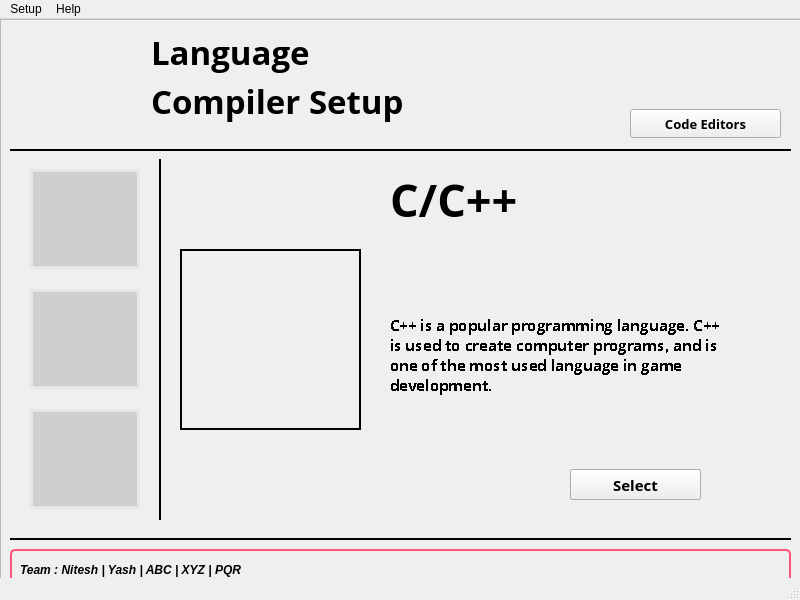
<?xml version="1.0" encoding="UTF-8"?>
<ui version="4.0">
 <class>MainWindow</class>
 <widget class="QMainWindow" name="MainWindow">
  <property name="enabled">
   <bool>true</bool>
  </property>
  <property name="geometry">
   <rect>
    <x>0</x>
    <y>0</y>
    <width>800</width>
    <height>600</height>
   </rect>
  </property>
  <property name="minimumSize">
   <size>
    <width>800</width>
    <height>600</height>
   </size>
  </property>
  <property name="maximumSize">
   <size>
    <width>800</width>
    <height>600</height>
   </size>
  </property>
  <property name="windowTitle">
   <string>Programming Language Setup</string>
  </property>
  <property name="windowIcon">
   <iconset resource="assets.qrc">
    <normaloff>:/assets/assets/logo1.png</normaloff>:/assets/assets/logo1.png</iconset>
  </property>
  <property name="styleSheet">
   <string notr="true"/>
  </property>
  <widget class="QWidget" name="centralwidget">
   <widget class="QFrame" name="frame">
    <property name="geometry">
     <rect>
      <x>10</x>
      <y>130</y>
      <width>781</width>
      <height>391</height>
     </rect>
    </property>
    <property name="styleSheet">
     <string notr="true">QFrame{
	border : none;
	border-top : 2px solid rgb(0, 0, 0);
	border-bottom : 2px solid rgb(0, 0, 0);
}</string>
    </property>
    <property name="frameShape">
     <enum>QFrame::StyledPanel</enum>
    </property>
    <property name="frameShadow">
     <enum>QFrame::Plain</enum>
    </property>
    <widget class="QFrame" name="frame_2">
     <property name="geometry">
      <rect>
       <x>10</x>
       <y>10</y>
       <width>141</width>
       <height>361</height>
      </rect>
     </property>
     <property name="styleSheet">
      <string notr="true">QFrame{
	border : none;
	border-right : 2px solid rgb(0, 0, 0);
}</string>
     </property>
     <property name="frameShape">
      <enum>QFrame::Panel</enum>
     </property>
     <property name="frameShadow">
      <enum>QFrame::Plain</enum>
     </property>
     <widget class="QPushButton" name="cselect">
      <property name="geometry">
       <rect>
        <x>10</x>
        <y>10</y>
        <width>110</width>
        <height>100</height>
       </rect>
      </property>
      <property name="font">
       <font>
        <pointsize>12</pointsize>
       </font>
      </property>
      <property name="cursor">
       <cursorShape>PointingHandCursor</cursorShape>
      </property>
      <property name="styleSheet">
       <string notr="true">QPushButton{
    border: 3px solid rgb(230, 230, 230);
    color: rgba(100, 100, 100, 0.75);
    background: #cfcfcf;
}</string>
      </property>
      <property name="text">
       <string/>
      </property>
      <property name="icon">
       <iconset resource="assets.qrc">
        <normaloff>:/assets/assets/cpp.png</normaloff>:/assets/assets/cpp.png</iconset>
      </property>
      <property name="iconSize">
       <size>
        <width>50</width>
        <height>50</height>
       </size>
      </property>
     </widget>
     <widget class="QPushButton" name="jselect">
      <property name="geometry">
       <rect>
        <x>10</x>
        <y>130</y>
        <width>110</width>
        <height>100</height>
       </rect>
      </property>
      <property name="font">
       <font>
        <pointsize>11</pointsize>
       </font>
      </property>
      <property name="cursor">
       <cursorShape>PointingHandCursor</cursorShape>
      </property>
      <property name="styleSheet">
       <string notr="true">QPushButton{
    border: 3px solid rgb(230, 230, 230);
    color: rgba(100, 100, 100, 0.75);
    background: #cfcfcf;
}</string>
      </property>
      <property name="text">
       <string/>
      </property>
      <property name="icon">
       <iconset resource="assets.qrc">
        <normaloff>:/assets/assets/java.png</normaloff>:/assets/assets/java.png</iconset>
      </property>
      <property name="iconSize">
       <size>
        <width>50</width>
        <height>50</height>
       </size>
      </property>
     </widget>
     <widget class="QPushButton" name="pselect">
      <property name="geometry">
       <rect>
        <x>10</x>
        <y>250</y>
        <width>110</width>
        <height>100</height>
       </rect>
      </property>
      <property name="font">
       <font>
        <pointsize>11</pointsize>
       </font>
      </property>
      <property name="cursor">
       <cursorShape>PointingHandCursor</cursorShape>
      </property>
      <property name="styleSheet">
       <string notr="true">QPushButton{
	    border: 3px solid rgb(230, 230, 230);
        color: rgba(100, 100, 100, 0.75);
        background: #cfcfcf;
}</string>
      </property>
      <property name="text">
       <string/>
      </property>
      <property name="icon">
       <iconset resource="assets.qrc">
        <normaloff>:/assets/assets/python.png</normaloff>:/assets/assets/python.png</iconset>
      </property>
      <property name="iconSize">
       <size>
        <width>50</width>
        <height>50</height>
       </size>
      </property>
     </widget>
    </widget>
    <widget class="QFrame" name="frame_3">
     <property name="geometry">
      <rect>
       <x>0</x>
       <y>380</y>
       <width>781</width>
       <height>80</height>
      </rect>
     </property>
     <property name="styleSheet">
      <string notr="true">QFrame{
	border : none;
}</string>
     </property>
     <property name="frameShape">
      <enum>QFrame::StyledPanel</enum>
     </property>
     <property name="frameShadow">
      <enum>QFrame::Plain</enum>
     </property>
    </widget>
    <widget class="QFrame" name="frame_4">
     <property name="geometry">
      <rect>
       <x>150</x>
       <y>10</y>
       <width>621</width>
       <height>361</height>
      </rect>
     </property>
     <property name="font">
      <font>
       <pointsize>11</pointsize>
      </font>
     </property>
     <property name="styleSheet">
      <string notr="true">QFrame{
	border : none;
}</string>
     </property>
     <property name="frameShape">
      <enum>QFrame::Panel</enum>
     </property>
     <property name="frameShadow">
      <enum>QFrame::Plain</enum>
     </property>
     <widget class="QLabel" name="description">
      <property name="geometry">
       <rect>
        <x>230</x>
        <y>100</y>
        <width>341</width>
        <height>191</height>
       </rect>
      </property>
      <property name="font">
       <font>
        <family>Open Sans</family>
        <pointsize>11</pointsize>
        <italic>false</italic>
        <bold>true</bold>
        <stylestrategy>NoAntialias</stylestrategy>
        <kerning>true</kerning>
       </font>
      </property>
      <property name="styleSheet">
       <string notr="true">border: 0px;</string>
      </property>
      <property name="text">
       <string>C++ is a popular programming language. C++ is used to create computer programs, and is one of the most used language in game development.</string>
      </property>
      <property name="wordWrap">
       <bool>true</bool>
      </property>
     </widget>
     <widget class="QLabel" name="title">
      <property name="geometry">
       <rect>
        <x>230</x>
        <y>10</y>
        <width>241</width>
        <height>61</height>
       </rect>
      </property>
      <property name="font">
       <font>
        <family>Open Sans</family>
        <pointsize>34</pointsize>
        <bold>true</bold>
       </font>
      </property>
      <property name="styleSheet">
       <string notr="true">border: 0px;</string>
      </property>
      <property name="text">
       <string>C/C++</string>
      </property>
     </widget>
     <widget class="QPushButton" name="java">
      <property name="geometry">
       <rect>
        <x>410</x>
        <y>310</y>
        <width>131</width>
        <height>31</height>
       </rect>
      </property>
      <property name="font">
       <font>
        <family>Open Sans</family>
        <pointsize>11</pointsize>
        <bold>true</bold>
       </font>
      </property>
      <property name="cursor">
       <cursorShape>PointingHandCursor</cursorShape>
      </property>
      <property name="styleSheet">
       <string notr="true"/>
      </property>
      <property name="text">
       <string>Select</string>
      </property>
     </widget>
     <widget class="QPushButton" name="cpp">
      <property name="geometry">
       <rect>
        <x>410</x>
        <y>310</y>
        <width>131</width>
        <height>31</height>
       </rect>
      </property>
      <property name="font">
       <font>
        <family>Open Sans</family>
        <pointsize>11</pointsize>
        <bold>true</bold>
       </font>
      </property>
      <property name="cursor">
       <cursorShape>PointingHandCursor</cursorShape>
      </property>
      <property name="styleSheet">
       <string notr="true"/>
      </property>
      <property name="text">
       <string>Select</string>
      </property>
     </widget>
     <widget class="QPushButton" name="python">
      <property name="geometry">
       <rect>
        <x>410</x>
        <y>310</y>
        <width>131</width>
        <height>31</height>
       </rect>
      </property>
      <property name="font">
       <font>
        <family>Open Sans</family>
        <bold>true</bold>
       </font>
      </property>
      <property name="cursor">
       <cursorShape>PointingHandCursor</cursorShape>
      </property>
      <property name="styleSheet">
       <string notr="true"/>
      </property>
      <property name="text">
       <string>Select</string>
      </property>
     </widget>
     <widget class="QLabel" name="langImage">
      <property name="geometry">
       <rect>
        <x>50</x>
        <y>110</y>
        <width>121</width>
        <height>141</height>
       </rect>
      </property>
      <property name="styleSheet">
       <string notr="true">border : 0px;</string>
      </property>
      <property name="text">
       <string/>
      </property>
      <property name="pixmap">
       <pixmap resource="assets.qrc">:/assets/assets/cpp.png</pixmap>
      </property>
      <property name="scaledContents">
       <bool>true</bool>
      </property>
     </widget>
     <widget class="QFrame" name="frame_5">
      <property name="geometry">
       <rect>
        <x>20</x>
        <y>90</y>
        <width>181</width>
        <height>181</height>
       </rect>
      </property>
      <property name="styleSheet">
       <string notr="true">QFrame{
	border : 2px solid rgb(0, 0, 0);
}</string>
      </property>
      <property name="frameShape">
       <enum>QFrame::Box</enum>
      </property>
      <property name="frameShadow">
       <enum>QFrame::Raised</enum>
      </property>
     </widget>
     <zorder>python</zorder>
     <zorder>description</zorder>
     <zorder>title</zorder>
     <zorder>java</zorder>
     <zorder>cpp</zorder>
     <zorder>frame_5</zorder>
     <zorder>langImage</zorder>
    </widget>
   </widget>
   <widget class="QLabel" name="app_logo">
    <property name="geometry">
     <rect>
      <x>30</x>
      <y>10</y>
      <width>111</width>
      <height>111</height>
     </rect>
    </property>
    <property name="text">
     <string/>
    </property>
    <property name="pixmap">
     <pixmap resource="assets.qrc">:/assets/assets/logo1.png</pixmap>
    </property>
    <property name="scaledContents">
     <bool>true</bool>
    </property>
   </widget>
   <widget class="QLabel" name="app_title">
    <property name="geometry">
     <rect>
      <x>151</x>
      <y>2</y>
      <width>337</width>
      <height>61</height>
     </rect>
    </property>
    <property name="font">
     <font>
      <family>Open Sans</family>
      <pointsize>25</pointsize>
      <bold>true</bold>
     </font>
    </property>
    <property name="styleSheet">
     <string notr="true"/>
    </property>
    <property name="text">
     <string>Language</string>
    </property>
   </widget>
   <widget class="QLabel" name="app_title_2">
    <property name="geometry">
     <rect>
      <x>151</x>
      <y>51</y>
      <width>231</width>
      <height>61</height>
     </rect>
    </property>
    <property name="font">
     <font>
      <family>Open Sans</family>
      <pointsize>25</pointsize>
      <bold>true</bold>
     </font>
    </property>
    <property name="text">
     <string>Compiler</string>
    </property>
   </widget>
   <widget class="QPushButton" name="editors">
    <property name="geometry">
     <rect>
      <x>630</x>
      <y>90</y>
      <width>151</width>
      <height>29</height>
     </rect>
    </property>
    <property name="font">
     <font>
      <family>Open Sans</family>
      <pointsize>10</pointsize>
      <bold>true</bold>
     </font>
    </property>
    <property name="cursor">
     <cursorShape>PointingHandCursor</cursorShape>
    </property>
    <property name="styleSheet">
     <string notr="true"/>
    </property>
    <property name="text">
     <string>Code Editors</string>
    </property>
   </widget>
   <widget class="QFrame" name="frame_6">
    <property name="geometry">
     <rect>
      <x>0</x>
      <y>0</y>
      <width>801</width>
      <height>571</height>
     </rect>
    </property>
    <property name="styleSheet">
     <string notr="true"/>
    </property>
    <property name="frameShape">
     <enum>QFrame::StyledPanel</enum>
    </property>
    <property name="frameShadow">
     <enum>QFrame::Raised</enum>
    </property>
    <widget class="QFrame" name="frame_7">
     <property name="geometry">
      <rect>
       <x>10</x>
       <y>530</y>
       <width>781</width>
       <height>80</height>
      </rect>
     </property>
     <property name="styleSheet">
      <string notr="true">border: 2px solid rgb(255, 85, 127);
border-radius : 5px;</string>
     </property>
     <property name="frameShape">
      <enum>QFrame::Box</enum>
     </property>
     <property name="frameShadow">
      <enum>QFrame::Plain</enum>
     </property>
     <widget class="QLabel" name="copyright">
      <property name="geometry">
       <rect>
        <x>10</x>
        <y>5</y>
        <width>241</width>
        <height>31</height>
       </rect>
      </property>
      <property name="font">
       <font>
        <pointsize>9</pointsize>
        <italic>true</italic>
        <bold>true</bold>
        <underline>false</underline>
        <strikeout>false</strikeout>
        <kerning>true</kerning>
       </font>
      </property>
      <property name="styleSheet">
       <string notr="true">border:0px;</string>
      </property>
      <property name="text">
       <string>Team : Nitesh | Yash | ABC | XYZ | PQR</string>
      </property>
     </widget>
    </widget>
   </widget>
   <widget class="QLabel" name="app_title_3">
    <property name="geometry">
     <rect>
      <x>309</x>
      <y>51</y>
      <width>151</width>
      <height>61</height>
     </rect>
    </property>
    <property name="font">
     <font>
      <family>Open Sans</family>
      <pointsize>25</pointsize>
      <bold>true</bold>
     </font>
    </property>
    <property name="text">
     <string>Setup</string>
    </property>
   </widget>
   <zorder>frame_6</zorder>
   <zorder>frame</zorder>
   <zorder>app_logo</zorder>
   <zorder>app_title</zorder>
   <zorder>app_title_2</zorder>
   <zorder>editors</zorder>
   <zorder>app_title_3</zorder>
  </widget>
  <widget class="QMenuBar" name="menubar">
   <property name="geometry">
    <rect>
     <x>0</x>
     <y>0</y>
     <width>800</width>
     <height>26</height>
    </rect>
   </property>
   <widget class="QMenu" name="menuSetup">
    <property name="title">
     <string>Setup</string>
    </property>
    <widget class="QMenu" name="menuLanguages">
     <property name="title">
      <string>Languages</string>
     </property>
     <addaction name="actionC_C"/>
     <addaction name="separator"/>
     <addaction name="actionJava"/>
     <addaction name="separator"/>
     <addaction name="actionPython"/>
    </widget>
    <addaction name="actionGithub_Repo"/>
    <addaction name="menuLanguages"/>
    <addaction name="separator"/>
    <addaction name="actionExit"/>
   </widget>
   <widget class="QMenu" name="menuHelp">
    <property name="title">
     <string>Help</string>
    </property>
    <addaction name="actionGithub_Profile"/>
    <addaction name="separator"/>
    <addaction name="actionAbout_Me"/>
    <addaction name="actionContact_Me"/>
   </widget>
   <addaction name="menuSetup"/>
   <addaction name="menuHelp"/>
  </widget>
  <widget class="QStatusBar" name="statusbar"/>
  <action name="actionGithub_Repo">
   <property name="text">
    <string>Github Repo</string>
   </property>
  </action>
  <action name="actionExit">
   <property name="text">
    <string>Exit</string>
   </property>
   <property name="shortcut">
    <string>Esc</string>
   </property>
  </action>
  <action name="actionC_C">
   <property name="icon">
    <iconset resource="assets.qrc">
     <normaloff>:/assets/assets/cpp.png</normaloff>:/assets/assets/cpp.png</iconset>
   </property>
   <property name="text">
    <string>C/C++</string>
   </property>
  </action>
  <action name="actionJava">
   <property name="icon">
    <iconset resource="assets.qrc">
     <normaloff>:/assets/assets/java.png</normaloff>:/assets/assets/java.png</iconset>
   </property>
   <property name="text">
    <string>Java</string>
   </property>
  </action>
  <action name="actionPython">
   <property name="icon">
    <iconset resource="assets.qrc">
     <normaloff>:/assets/assets/python.png</normaloff>:/assets/assets/python.png</iconset>
   </property>
   <property name="text">
    <string>Python</string>
   </property>
  </action>
  <action name="actionGithub_Profile">
   <property name="text">
    <string>Github Profile</string>
   </property>
  </action>
  <action name="actionAbout_Me">
   <property name="text">
    <string>About Me</string>
   </property>
  </action>
  <action name="actionContact_Me">
   <property name="text">
    <string>Contact Me</string>
   </property>
  </action>
 </widget>
 <resources>
  <include location="assets.qrc"/>
 </resources>
 <connections/>
</ui>
